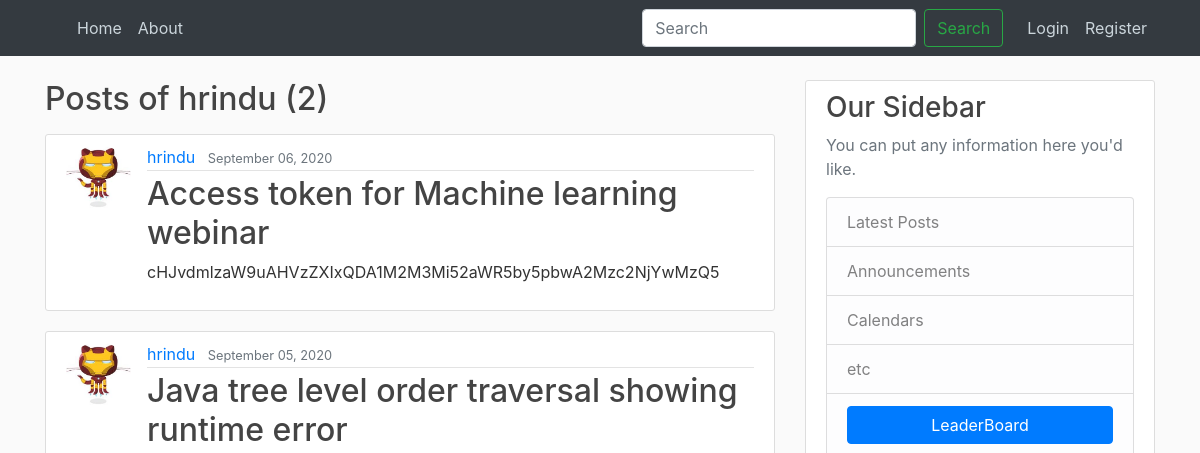
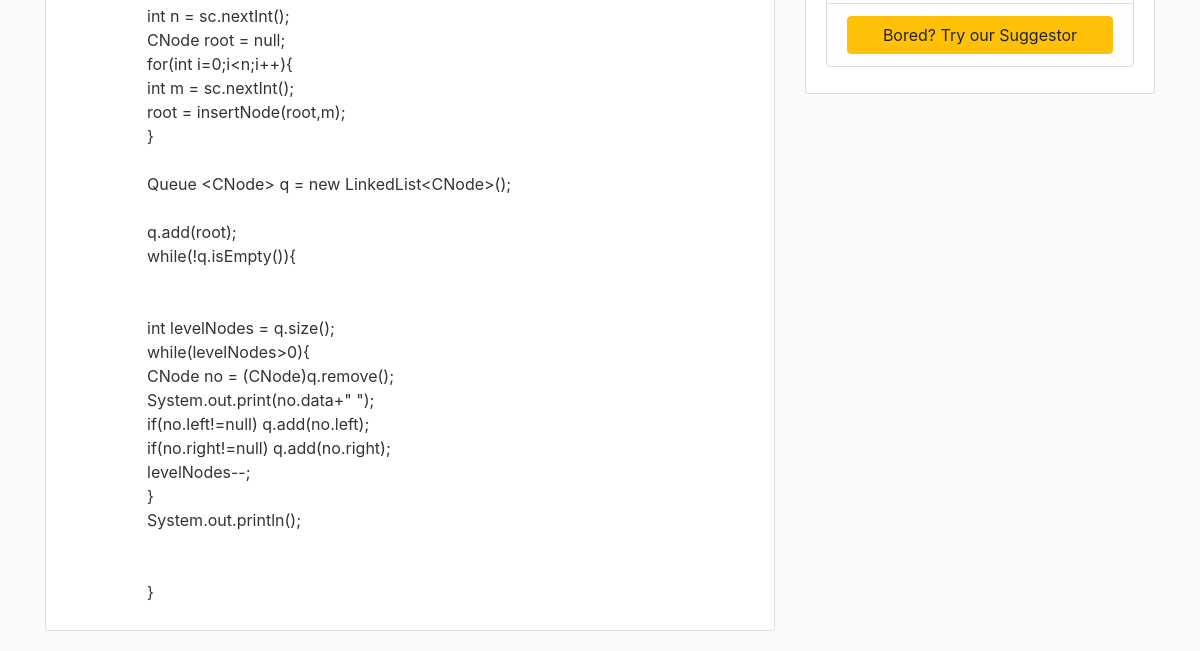
Page /user/hrindu on the earlier database version (2 pictures, top to bottom).
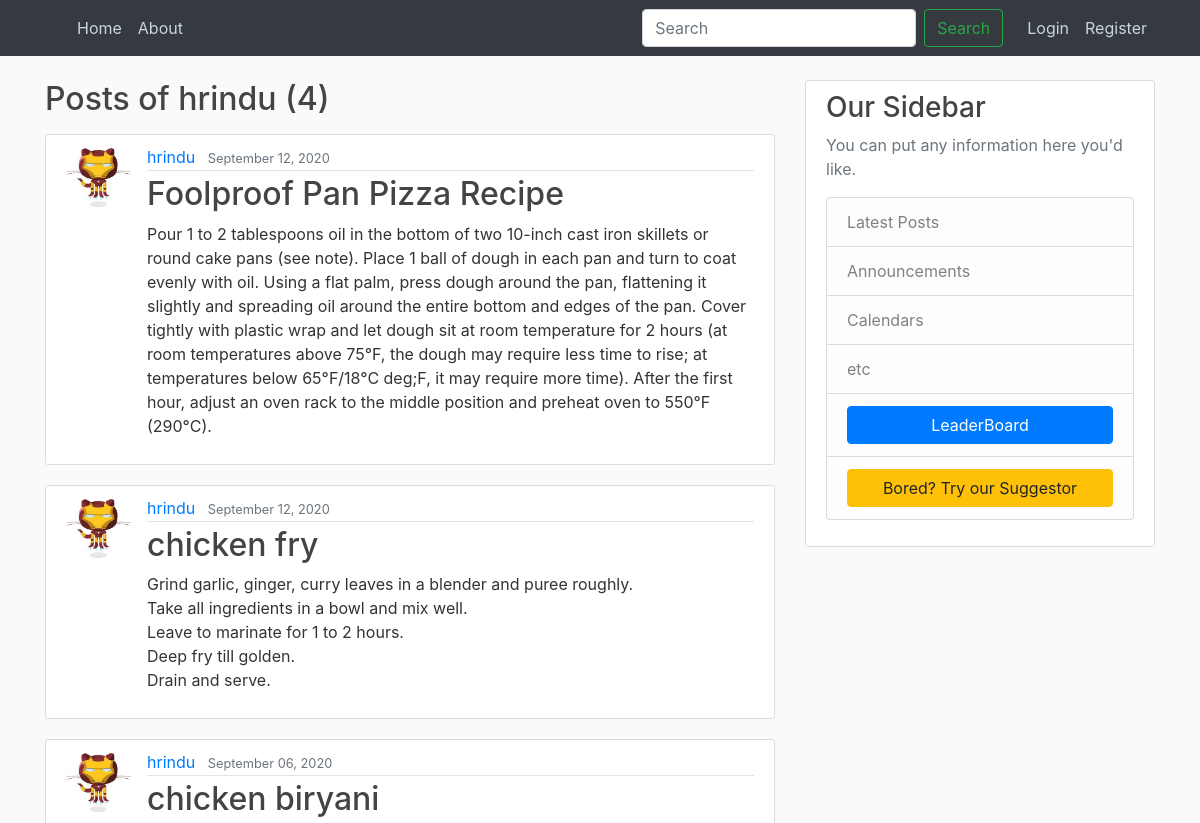
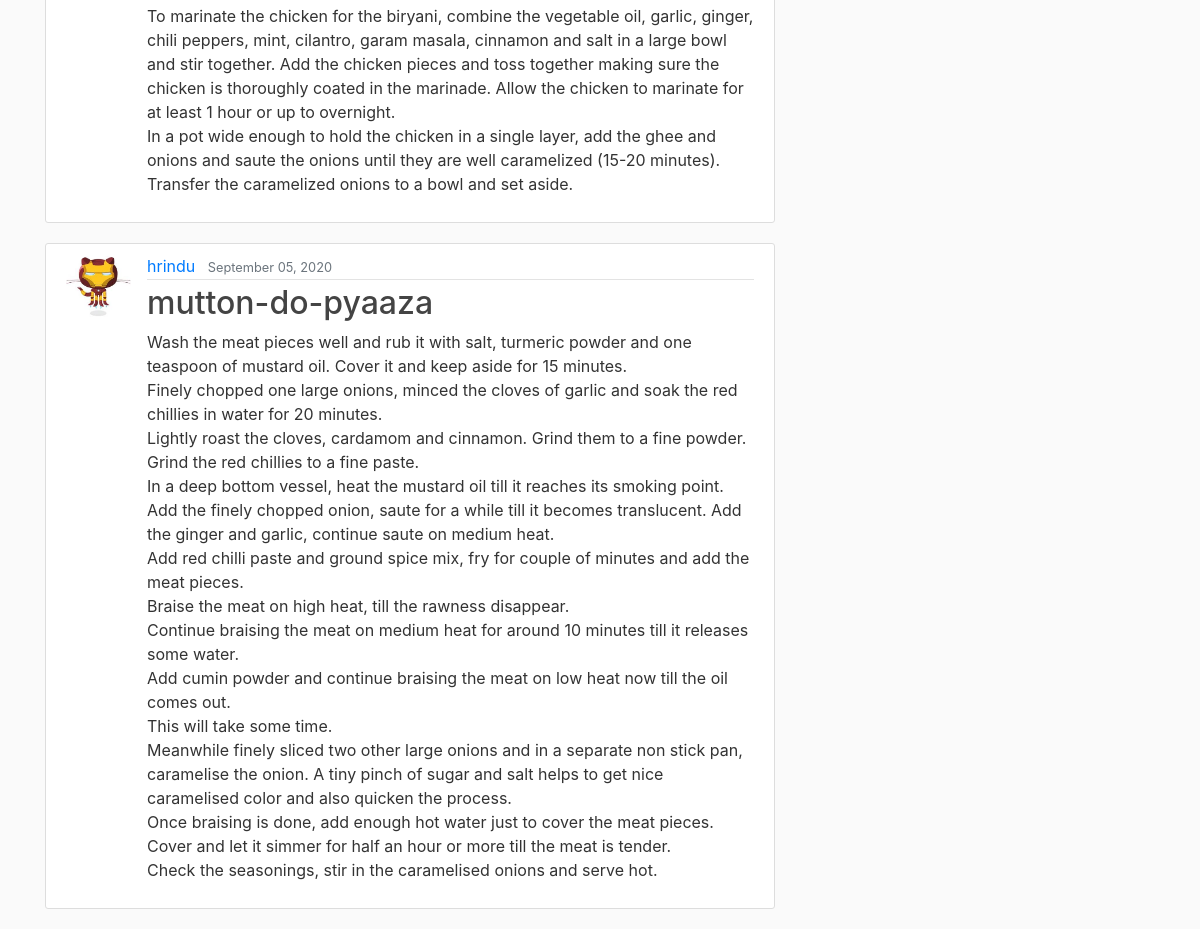
Same page on the later database version (2 pictures, top to bottom).
### blog/models.py (models this page shows, shortened)
class Post(models.Model):
	title = models.CharField(max_length=100)
	content = models.TextField(blank=False)
	date_posted = models.DateTimeField(default=timezone.now)
	author = models.ForeignKey(User, on_delete=models.CASCADE)

### users/models.py (models this page shows, shortened)
class Profile(models.Model):
	user = models.OneToOneField(User, on_delete=models.CASCADE)
	image = models.ImageField(default='default.png', upload_to='profile_pics')
	block_status = models.IntegerField(default=0)

### blog/views.py (the view)
# urls.py: path('user/<str:username>',UserPostListView.as_view(),name='user-posts'),
class UserPostListView(ListView):
	model = Post
	template_name = 'blog/user_posts.html'
	context_object_name = 'posts'
	paginate_by = 4
	def get_queryset(self):
		user = get_object_or_404(User, username = self.kwargs.get('username'))
		return Post.objects.filter(author = user).order_by('-date_posted')

### blog/templates/blog/user_posts.html (shortened to what this page needs)
{% extends "blog/base.html" %}
{% block content %}
<h2 class="mb-3">Posts of {{view.kwargs.username}} ({{ page_obj.paginator.count }})</h2>
    {% for post in posts %}
        <article class="media content-section">
          <img src="{{ post.author.profile.image.url }} " class="rounded-circle article-img">
          <div class="media-body">
            <div class="article-metadata">
              <a class="mr-2" href="{% url 'user-posts' post.author.username %}">{{ post.author }}</a>
              <small class="text-muted">{{ post.date_posted|date:"F d, Y" }}</small>
            </div>
            <h2><a class="article-title" href="{% url 'post-detail' post.id %}">{{ post.title }}</a></h2>
            <p class="article-content">{{ post.content }}</p>
          </div>
        </article>
    {% endfor %}
{% endblock content %}

### blog/templates/blog/base.html (shortened to what this page needs)
{% load static %}
<!DOCTYPE html>
<html>
<head>
    <link rel="stylesheet" href="https://maxcdn.bootstrapcdn.com/bootstrap/4.0.0/css/bootstrap.min.css">
    <link rel="stylesheet" type="text/css" href="{% static 'blog/main.css' %}">
    <link rel="stylesheet" href="https://cdnjs.cloudflare.com/ajax/libs/font-awesome/4.7.0/css/font-awesome.min.css">
</head>
<body>
    <header class="site-header">
      <nav class="navbar navbar-expand-md navbar-dark bg-dark fixed-top">
        <div class="container">
          <div class="collapse navbar-collapse" id="navbarToggle">
            <div class="navbar-nav mr-auto">
              <a class="nav-item nav-link" href="{% url 'blog-home' %}">Home</a>
              <a class="nav-item nav-link" href="{% url 'blog-about' %}">About</a>
            </div>
            <div class="navbar-nav">
            <form class="form-inline my-2 my-lg-0 mx-3" method="POST" action="{% url 'search-stuff' %}">
              <input class="form-control mr-sm-2" type="search" name="postsearch" placeholder="Search" aria-label="Search">
              <button class="btn btn-outline-success my-2 my-sm-0" type="submit">Search</button>
            </form>
            {% if user.is_authenticated %}
            <a class="nav-item nav-link" href="{% url 'post-create' %}">New Post</a>
            <a class="nav-item nav-link" href="{% url 'profile' %}">Profile</a>
            <a class="nav-item nav-link" href="{% url 'logout' %}">Log Out</a>
            {% else %}
              <a class="nav-item nav-link" href="{% url 'login' %}">Login</a>
              <a class="nav-item nav-link" href="{% url 'register' %}">Register</a>
            </div>
            {% endif %}
          </div>
        </div>
      </nav>
    </header>
    <main role="main" class="container">
      <div class="row">
        <div class="col-md-8">
          {% block content %}{% endblock %}
        </div>
        <div class="col-md-4">
          <div class="content-section">
            <h3>Our Sidebar</h3>
            <p class='text-muted'>You can put any information here you'd like.
              <ul class="list-group">
                <li class="list-group-item list-group-item-light">Latest Posts</li>
                <li class="list-group-item list-group-item-light">Announcements</li>
                <li class="list-group-item list-group-item-light">Calendars</li>
                <li class="list-group-item list-group-item-light">etc</li>
                <li class="list-group-item list-group-item-light"><a href="{% url 'leaderboard' %}" class="btn btn-primary" style="width:100%;">LeaderBoard</a></li>
                <li class="list-group-item list-group-item-light"><a href="{% url 'random-dish' %}" class="btn btn-warning" style="width:100%;">Bored? Try our Suggestor</a></li>
              </ul>
            </p>
          </div>
        </div>
      </div>
    </main>
</body>
</html>

### blog/static/blog/main.css (style rules this page uses)
body { background: #fafafa; color: #333333; margin-top: 5rem; }
h1, h2, h3, h4, h5, h6 { color: #444444; }
ul { margin: 0; }
.site-header .navbar-nav .nav-link { color: #cbd5db; }
.content-section { background: #ffffff; padding: 10px 20px; border: 1px solid #dddddd; border-radius: 3px; margin-bottom: 20px; }
.article-title { color: #444444; }
.article-content { white-space: pre-line; }
.article-img { height: 65px; width: 65px; margin-right: 16px; }
.article-metadata { padding-bottom: 1px; margin-bottom: 4px; border-bottom: 1px solid #e3e3e3 }

Differences in the rows shown:
added Post: author.profile.image (picture), author "hrindu", date_posted "September 12, 2020", title "Foolproof Pan Pizza Recipe", content "Pour 1 to 2 tablespoons oil in the bottom of two 10-inch cast iron skillets or round cake pans (see note). Place 1 ball of dough in each pan and turn to coat evenly with oil. Using a flat palm, press dough around the pan, flattening it slightly and spreading oil around the entire bottom and edges of the pan. Cover tightly with plastic wrap and let dough sit at room temperature for 2 hours (at room temperatures above 75°F, the dough may require less time to rise; at temperatures below 65°F/18°C deg;F, it may require more time). After the first hour, adjust an oven rack to the middle position and preheat oven to 550°F (290°C)."
added Post: author.profile.image (picture), author "hrindu", date_posted "September 12, 2020", title "chicken fry", content "Grind garlic, ginger, curry leaves in a blender and puree roughly. Take all ingredients in a bowl and mix well. Leave to marinate for 1 to 2 hours. Deep fry till golden. Drain and serve."
changed Post: title "Access token for Machine learning webinar" → "chicken biryani"; content "cHJvdmlzaW9uAHVzZXIxQDA1M2M3Mi52aWR5by5pbwA2Mzc2NjYwMzQ5" → "To marinate the chicken for the biryani, combine the vegetable oil, garlic, ginger, chili peppers, mint, cilantro, garam masala, cinnamon and salt in a large bowl and stir together. Add the chicken pieces and toss together making sure the chicken is thoroughly coated in the marinade. Allow the chicken to marinate for at least 1 hour or up to overnight. In a pot wide enough to hold the chicken in a single layer, add the ghee and onions and saute the onions until they are well caramelized (15-20 minutes). Transfer the caramelized onions to a bowl and set aside."
changed Post: title "Java tree level order traversal showing runtime error" → "mutton-do-pyaaza"; content "int n = sc.nextInt(); CNode root = null; for(int i=0;i<n;i++){ int m = sc.nextInt(); root = insertNode(root,m); } Queue <CNode> q = new LinkedList<CNode>(); q.add(root); while(!q.isEmpty()){ int levelNodes = q.size(); while(levelNodes>0){ CNode no = (CNode)q.remove(); System.out.print(no.data+\" \"); if(no.left!=null) q.add(no.left); if(no.right!=null) q.add(no.right); levelNodes--; } System.out.println(); }" → "Wash the meat pieces well and rub it with salt, turmeric powder and one teaspoon of mustard oil. Cover it and keep aside for 15 minutes. Finely chopped one large onions, minced the cloves of garlic and soak the red chillies in water for 20 minutes. Lightly roast the cloves, cardamom and cinnamon. Grind them to a fine powder. Grind the red chillies to a fine paste. In a deep bottom vessel, heat the mustard oil till it reaches its smoking point. Add the finely chopped onion, saute for a while till it becomes translucent. Add the ginger and garlic, continue saute on medium heat. Add red chilli paste and ground spice mix, fry for couple of minutes and add the meat pieces. Braise the meat on…"
Other differences:
{{ page_obj.paginator.count }}: "2" → "4"
